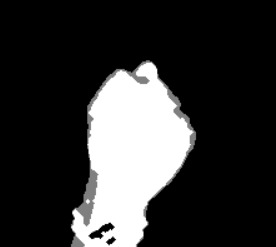
#> input picture data/HandGestures/closed/train/2.jpg, 276 x 247 px
$ python -i utility_functions.py   (imports and definitions only)   (older library calls are emulated)
#> lines starting #> are read from the running program, lines starting #| are printed output that depends on the picture; after the words box and inside, x2 and y2 are one past the last pixel; in counts of white or black regions, pixels touching at a corner belong together
#> further down, picture is the input picture: shape (247, 276); min 0, max 255, mean 51.4
from functools import wraps
from time import time
import cv2
import numpy as np
import math


def timing(f):
    @wraps(f)
    def wrap(*args, **kw):
        ts = time()
        result = f(*args, **kw)
        te = time()
        print('func:%r, took: %2.4f sec' % \
              (f.__name__, te - ts))
        return result

    return wrap


def compute_edge_orientation(gray_img, low_threshold=50, high_threshold=100):
    """
    Run the Canny edge detector on 'gray_img' and compute gradient orientation
    (via Sobel) only at edge pixels.

    Returns:
      - orientation_masked: array of same shape as gray_img, containing gradient
        orientation (in radians) where edges exist, and 0 elsewhere.
      - edges: binary edge map from Canny.
    """
#> called with low_threshold = 50, high_threshold = 100
    # Run Canny to get edges
    edges = cv2.Canny(gray_img, low_threshold, high_threshold)
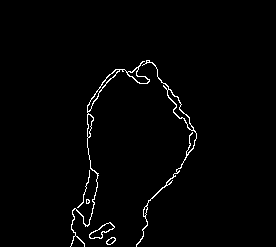
#> edges: shape (247, 276); 1.6% white in thin lines or dots, all inside (x1, y1, x2, y2) = (70, 60, 197, 247)

    # Compute gradients using Sobel
    gx = cv2.Sobel(gray_img, cv2.CV_32F, 1, 0, ksize=3)
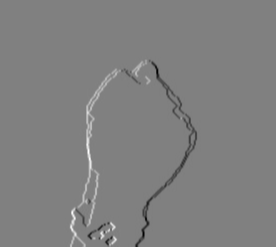
#> gx: shape (247, 276) float32; min -1020, max 1008, mean 0; drawn with min black and max white
    gy = cv2.Sobel(gray_img, cv2.CV_32F, 0, 1, ksize=3)
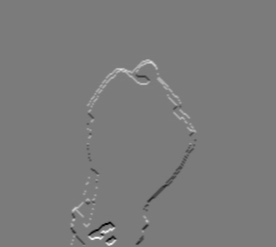
#> gy: shape (247, 276) float32; min -951, max 1012, mean 1.8; drawn with min black and max white

    # Compute orientation (in radians)
    orientation = cv2.phase(gx, gy, angleInDegrees=False)
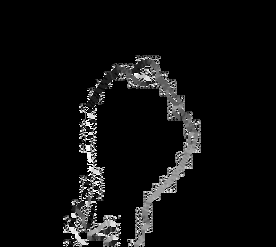
#> orientation: shape (247, 276) float32; min 0, max 6.28, mean 0.35; drawn with min black and max white

    # Mask orientation so that only edge pixels have non-zero values
    orientation_masked = np.where(edges > 0, orientation, 0)

    return orientation_masked, edges


def angle_difference(a, b):
    """
    Compute minimal angular difference (in radians) between angles a and b.
    The result is in [0, pi].
    """
    a_mod = a % math.pi
    b_mod = b % math.pi
    diff = np.abs(a_mod - b_mod)
    diff = np.where(diff > math.pi / 2, math.pi - diff, diff)
    return diff

>>> import cv2
>>> picture = cv2.imread('../../data/HandGestures/closed/train/2.jpg', cv2.IMREAD_GRAYSCALE)
>>> result = compute_edge_orientation(picture)

$ run again, on data/HandGestures/closed/train/frame_0012.jpg
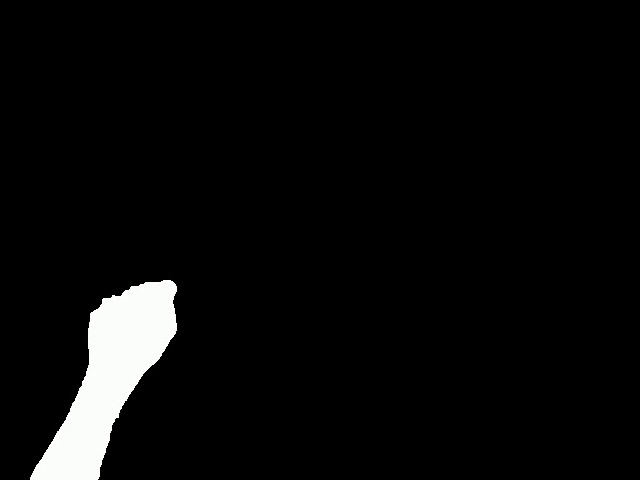
#> input picture data/HandGestures/closed/train/frame_0012.jpg, 640 x 480 px
#> in compute_edge_orientation, `edges = cv2.Canny(gray_img, low_threshold, high_threshold)`:
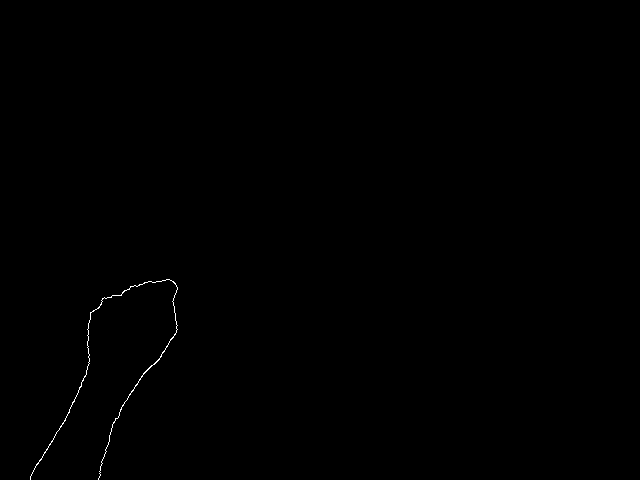
#> edges: shape (480, 640); 0.17% white in thin lines or dots, all inside (x1, y1, x2, y2) = (30, 279, 178, 480)
#> in compute_edge_orientation, `orientation = cv2.phase(gx, gy, angleInDegrees=False)`:
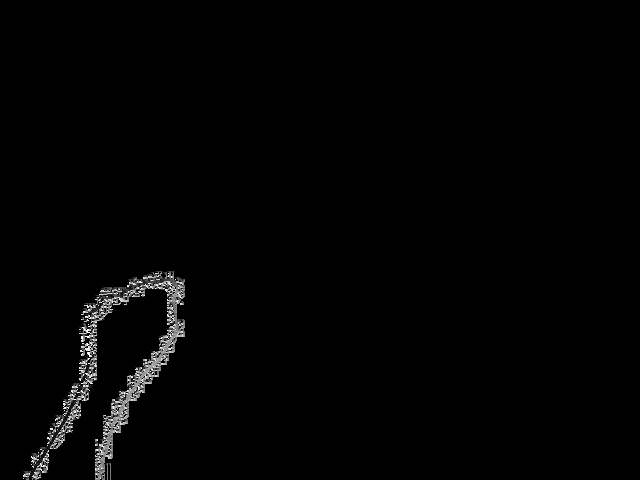
#> orientation: shape (480, 640) float32; min 0, max 6.28, mean 0.0731; drawn with min black and max white
